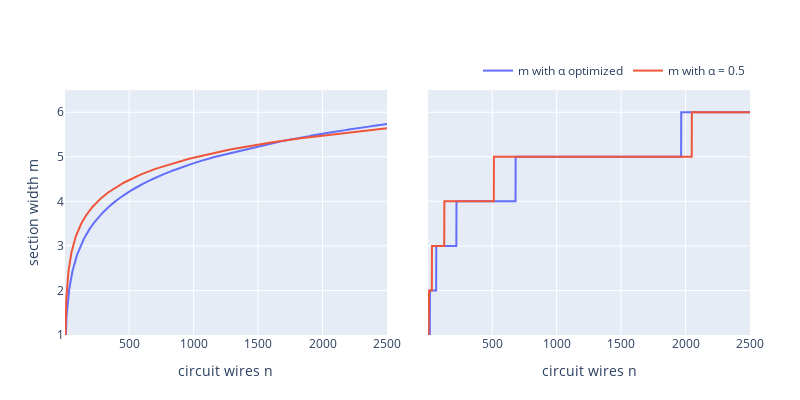

Notebook cell for this chart:
### Code cell
# Defining layout for complete figure
layout_2 = go.Layout(
    #title= chr(945) + '_min',
    margin=dict(
        l=65,
        r=50,
        b=65,
        t=90
    ),
    autosize=False,
    width=800,
    height=400,
    xaxis = dict(title='circuit wires n', domain = [0.0, 0.47]),
    yaxis = dict(title='section width m', range=[1, 6.5]),

    xaxis2 = dict(title='circuit wires n', domain = [0.53, 1.0]),
    yaxis2 = dict(overlaying='y', anchor = 'free', position = 0.55, range=[1, 6.5], showticklabels=False)
    )

trace0 = go.Scatter(x= n_vec_2d, y = m_2d_opt, name='m with ' + chr(945) + ' optimized', mode='lines', line=dict(color='#636EFA'))
trace1 = go.Scatter(x= n_vec_2d, y = m_2d_default, name='m with ' + chr(945) + ' = 0.5', mode='lines', line=dict(color='#EF553B'))
trace2 = go.Scatter(x= n_vec_2d, y = np.rint(m_2d_opt), xaxis='x2', yaxis='y2', showlegend=False, line=dict(color='#636EFA'))
trace3 = go.Scatter(x= n_vec_2d, y = np.rint(m_2d_default), xaxis='x2', yaxis='y2', showlegend=False, line=dict(color='#EF553B'))

data = [trace0, trace1, trace2, trace3]


fig = go.Figure(data = data, layout=layout_2)

fig.update_layout(legend=dict(
    orientation="h",
    yanchor="bottom",
    y=1.02,
    xanchor="right",
    x=1
))

#fig.update_layout(title='Numerical ' + chr(945) + '_min onto the surface between the axes of n and ' + chr(945))

fig.show()

### Figure 1 — Plotly figure (JSON) as saved in the notebook; plotly's stock layout.template omitted (floating-point values rounded to 4 significant figures; data arrays with more than 128 entries replaced by an {"elided": "..."} marker saying what was removed)
{"data": [{"line": {"color": "#636EFA"}, "mode": "lines", "name": "m with α optimized", "type": "scatter", "x": {"elided": "2548 float values"}, "y": {"elided": "2548 float values"}}, {"line": {"color": "#EF553B"}, "mode": "lines", "name": "m with α = 0.5", "type": "scatter", "x": {"elided": "2548 float values"}, "y": {"elided": "2548 float values"}}, {"line": {"color": "#636EFA"}, "showlegend": false, "type": "scatter", "x": {"elided": "2548 float values"}, "xaxis": "x2", "y": {"elided": "2548 float values"}, "yaxis": "y2"}, {"line": {"color": "#EF553B"}, "showlegend": false, "type": "scatter", "x": {"elided": "2548 float values"}, "xaxis": "x2", "y": {"elided": "2548 float values"}, "yaxis": "y2"}], "layout": {"autosize": false, "height": 400, "legend": {"orientation": "h", "x": 1, "xanchor": "right", "y": 1.02, "yanchor": "bottom"}, "margin": {"b": 65, "l": 65, "r": 50, "t": 90}, "width": 800, "xaxis": {"domain": [0.0, 0.47], "title": {"text": "circuit wires n"}}, "xaxis2": {"domain": [0.53, 1.0], "title": {"text": "circuit wires n"}}, "yaxis": {"range": [1, 6.5], "title": {"text": "section width m"}}, "yaxis2": {"anchor": "free", "overlaying": "y", "position": 0.55, "range": [1, 6.5], "showticklabels": false}}}
